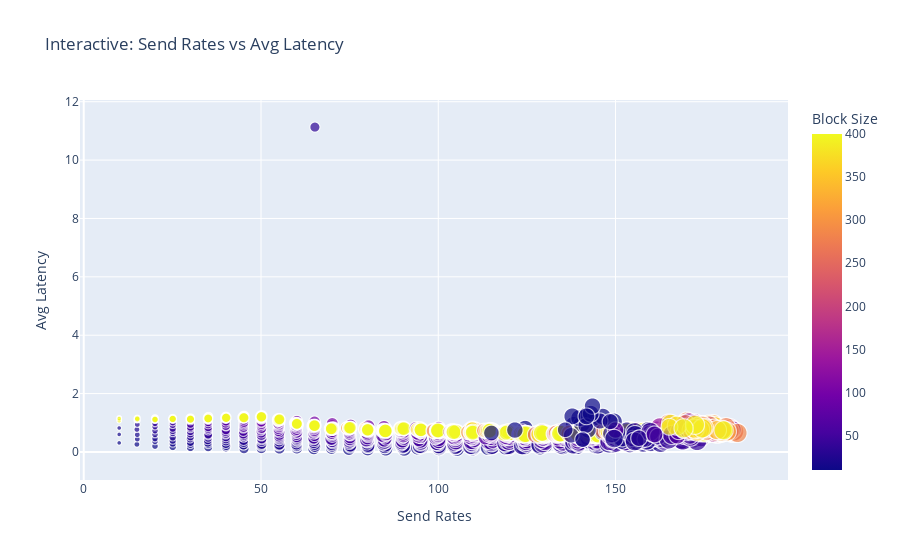

The cell this chart's notebook holds for it:
### Code cell
# Plotly Interactive: Latency vs Send Rate
# ---------------------------
fig = px.scatter(df, x='Send Rates', y='Avg Latency',
                 color='Block Size', size='Throughput',
                 title='Interactive: Send Rates vs Avg Latency')
fig.show()

### Figure 1 — Plotly figure (JSON) as saved in the notebook; plotly's stock layout.template omitted (floating-point values rounded to 4 significant figures; data arrays with more than 128 entries replaced by an {"elided": "..."} marker saying what was removed)
{"data": [{"hovertemplate": "Send Rates=%{x}<br>Avg Latency=%{y}<br>Throughput=%{marker.size}<br>Block Size=%{marker.color}<extra></extra>", "legendgroup": "", "marker": {"color": {"elided": "3081 int values"}, "coloraxis": "coloraxis", "size": {"elided": "3081 float values"}, "sizemode": "area", "sizeref": 0.4348, "symbol": "circle"}, "mode": "markers", "name": "", "showlegend": false, "type": "scattergl", "x": {"elided": "3081 float values"}, "xaxis": "x", "y": {"elided": "3081 float values"}, "yaxis": "y"}], "layout": {"coloraxis": {"colorbar": {"title": {"text": "Block Size"}}, "colorscale": [[0, "#0d0887"], [0.1111, "#46039f"], [0.2222, "#7201a8"], [0.3333, "#9c179e"], [0.4444, "#bd3786"], [0.5556, "#d8576b"], [0.6667, "#ed7953"], [0.7778, "#fb9f3a"], [0.8889, "#fdca26"], [1, "#f0f921"]]}, "legend": {"itemsizing": "constant", "tracegroupgap": 0}, "title": {"text": "Interactive: Send Rates vs Avg Latency"}, "xaxis": {"anchor": "y", "domain": [0, 1], "title": {"text": "Send Rates"}}, "yaxis": {"anchor": "x", "domain": [0, 1], "title": {"text": "Avg Latency"}}}}
